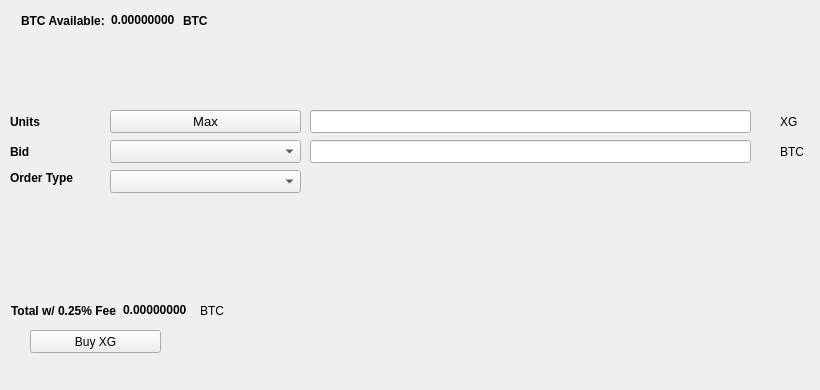
   <widget class="QWidget" name="BuyTab">
    <attribute name="title">
     <string>Buy</string>
    </attribute>
    <widget class="QPushButton" name="BuyXG">
     <property name="geometry">
      <rect>
       <x>30</x>
       <y>330</y>
       <width>131</width>
       <height>23</height>
      </rect>
     </property>
     <property name="text">
      <string>Buy XG</string>
     </property>
     <property name="icon">
      <iconset resource="../Giga.qrc">
       <normaloff>:/icons/bitcoin</normaloff>:/icons/bitcoin</iconset>
     </property>
    </widget>
    <widget class="QLabel" name="label_3">
     <property name="geometry">
      <rect>
       <x>10</x>
       <y>110</y>
       <width>46</width>
       <height>23</height>
      </rect>
     </property>
     <property name="font">
      <font>
       <weight>75</weight>
       <bold>true</bold>
      </font>
     </property>
     <property name="text">
      <string>Units</string>
     </property>
    </widget>
    <widget class="QLineEdit" name="UnitsInput">
     <property name="geometry">
      <rect>
       <x>310</x>
       <y>110</y>
       <width>441</width>
       <height>23</height>
      </rect>
     </property>
     <property name="font">
      <font>
       <pointsize>9</pointsize>
       <weight>75</weight>
       <bold>true</bold>
      </font>
     </property>
    </widget>
    <widget class="QLineEdit" name="BuyBidPriceEdit">
     <property name="geometry">
      <rect>
       <x>310</x>
       <y>140</y>
       <width>441</width>
       <height>23</height>
      </rect>
     </property>
     <property name="font">
      <font>
       <pointsize>9</pointsize>
       <weight>75</weight>
       <bold>true</bold>
      </font>
     </property>
    </widget>
    <widget class="QLabel" name="label_4">
     <property name="geometry">
      <rect>
       <x>780</x>
       <y>110</y>
       <width>31</width>
       <height>23</height>
      </rect>
     </property>
     <property name="text">
      <string>XG</string>
     </property>
    </widget>
    <widget class="QLabel" name="label_5">
     <property name="geometry">
      <rect>
       <x>780</x>
       <y>140</y>
       <width>31</width>
       <height>23</height>
      </rect>
     </property>
     <property name="text">
      <string>BTC</string>
     </property>
    </widget>
    <widget class="QLabel" name="label_6">
     <property name="geometry">
      <rect>
       <x>10</x>
       <y>140</y>
       <width>46</width>
       <height>23</height>
      </rect>
     </property>
     <property name="font">
      <font>
       <weight>75</weight>
       <bold>true</bold>
      </font>
     </property>
     <property name="text">
      <string>Bid</string>
     </property>
    </widget>
    <widget class="QLabel" name="label_7">
     <property name="geometry">
      <rect>
       <x>10</x>
       <y>170</y>
       <width>91</width>
       <height>16</height>
      </rect>
     </property>
     <property name="font">
      <font>
       <weight>75</weight>
       <bold>true</bold>
      </font>
     </property>
     <property name="text">
      <string>Order Type</string>
     </property>
    </widget>
    <widget class="QPushButton" name="Buy_Max_Amount">
     <property name="geometry">
      <rect>
       <x>110</x>
       <y>110</y>
       <width>191</width>
       <height>23</height>
      </rect>
     </property>
     <property name="font">
      <font>
       <pointsize>10</pointsize>
      </font>
     </property>
     <property name="text">
      <string>Max</string>
     </property>
    </widget>
    <widget class="QComboBox" name="BuyBidcomboBox">
     <property name="geometry">
      <rect>
       <x>110</x>
       <y>140</y>
       <width>191</width>
       <height>23</height>
      </rect>
     </property>
     <property name="font">
      <font>
       <pointsize>10</pointsize>
      </font>
     </property>
    </widget>
    <widget class="QComboBox" name="buyOrdertypeCombo">
     <property name="geometry">
      <rect>
       <x>110</x>
       <y>170</y>
       <width>191</width>
       <height>23</height>
      </rect>
     </property>
     <property name="font">
      <font>
       <pointsize>10</pointsize>
      </font>
     </property>
    </widget>
    <widget class="QWidget" name="layoutWidget1">
     <property name="geometry">
      <rect>
       <x>21</x>
       <y>11</y>
       <width>227</width>
       <height>19</height>
      </rect>
     </property>
     <layout class="QHBoxLayout" name="horizontalLayout_3">
      <item>
       <widget class="QLabel" name="label232">
        <property name="font">
         <font>
          <weight>75</weight>
          <bold>true</bold>
         </font>
        </property>
        <property name="text">
         <string>BTC Available:</string>
        </property>
       </widget>
      </item>
      <item>
       <widget class="QLabel" name="BtcAvailableLbl">
        <property name="palette">
         <palette>
          <active>
           <colorrole role="WindowText">
            <brush brushstyle="SolidPattern">
             <color alpha="255">
              <red>0</red>
              <green>0</green>
              <blue>0</blue>
             </color>
            </brush>
           </colorrole>
           <colorrole role="Button">
            <brush brushstyle="SolidPattern">
             <color alpha="255">
              <red>0</red>
              <green>170</green>
              <blue>0</blue>
             </color>
            </brush>
           </colorrole>
           <colorrole role="Light">
            <brush brushstyle="SolidPattern">
             <color alpha="255">
              <red>0</red>
              <green>255</green>
              <blue>0</blue>
             </color>
            </brush>
           </colorrole>
           <colorrole role="Midlight">
            <brush brushstyle="SolidPattern">
             <color alpha="255">
              <red>0</red>
              <green>212</green>
              <blue>0</blue>
             </color>
            </brush>
           </colorrole>
           <colorrole role="Dark">
            <brush brushstyle="SolidPattern">
             <color alpha="255">
              <red>0</red>
              <green>85</green>
              <blue>0</blue>
             </color>
            </brush>
           </colorrole>
           <colorrole role="Mid">
            <brush brushstyle="SolidPattern">
             <color alpha="255">
              <red>0</red>
              <green>113</green>
              <blue>0</blue>
             </color>
            </brush>
           </colorrole>
           <colorrole role="Text">
            <brush brushstyle="SolidPattern">
             <color alpha="255">
              <red>0</red>
              <green>170</green>
              <blue>0</blue>
             </color>
            </brush>
           </colorrole>
           <colorrole role="BrightText">
            <brush brushstyle="SolidPattern">
             <color alpha="255">
              <red>255</red>
              <green>255</green>
              <blue>255</blue>
             </color>
            </brush>
           </colorrole>
           <colorrole role="ButtonText">
            <brush brushstyle="SolidPattern">
             <color alpha="255">
              <red>0</red>
              <green>0</green>
              <blue>0</blue>
             </color>
            </brush>
           </colorrole>
           <colorrole role="Base">
            <brush brushstyle="SolidPattern">
             <color alpha="255">
              <red>255</red>
              <green>255</green>
              <blue>255</blue>
             </color>
            </brush>
           </colorrole>
           <colorrole role="Window">
            <brush brushstyle="SolidPattern">
             <color alpha="255">
              <red>0</red>
              <green>170</green>
              <blue>0</blue>
             </color>
            </brush>
           </colorrole>
           <colorrole role="Shadow">
            <brush brushstyle="SolidPattern">
             <color alpha="255">
              <red>0</red>
              <green>0</green>
              <blue>0</blue>
             </color>
            </brush>
           </colorrole>
           <colorrole role="AlternateBase">
            <brush brushstyle="SolidPattern">
             <color alpha="255">
              <red>127</red>
              <green>212</green>
              <blue>127</blue>
             </color>
            </brush>
           </colorrole>
           <colorrole role="ToolTipBase">
            <brush brushstyle="SolidPattern">
             <color alpha="255">
              <red>255</red>
              <green>255</green>
              <blue>220</blue>
             </color>
            </brush>
           </colorrole>
           <colorrole role="ToolTipText">
            <brush brushstyle="SolidPattern">
             <color alpha="255">
              <red>0</red>
              <green>0</green>
              <blue>0</blue>
             </color>
            </brush>
           </colorrole>
          </active>
          <inactive>
           <colorrole role="WindowText">
            <brush brushstyle="SolidPattern">
             <color alpha="255">
              <red>0</red>
              <green>0</green>
              <blue>0</blue>
             </color>
            </brush>
           </colorrole>
           <colorrole role="Button">
            <brush brushstyle="SolidPattern">
             <color alpha="255">
              <red>0</red>
              <green>170</green>
              <blue>0</blue>
             </color>
            </brush>
           </colorrole>
           <colorrole role="Light">
            <brush brushstyle="SolidPattern">
             <color alpha="255">
              <red>0</red>
              <green>255</green>
              <blue>0</blue>
             </color>
            </brush>
           </colorrole>
           <colorrole role="Midlight">
            <brush brushstyle="SolidPattern">
             <color alpha="255">
              <red>0</red>
              <green>212</green>
              <blue>0</blue>
             </color>
            </brush>
           </colorrole>
           <colorrole role="Dark">
            <brush brushstyle="SolidPattern">
             <color alpha="255">
              <red>0</red>
              <green>85</green>
              <blue>0</blue>
             </color>
            </brush>
           </colorrole>
           <colorrole role="Mid">
            <brush brushstyle="SolidPattern">
             <color alpha="255">
              <red>0</red>
              <green>113</green>
              <blue>0</blue>
             </color>
            </brush>
           </colorrole>
           <colorrole role="Text">
            <brush brushstyle="SolidPattern">
             <color alpha="255">
              <red>0</red>
              <green>170</green>
              <blue>0</blue>
             </color>
            </brush>
           </colorrole>
           <colorrole role="BrightText">
            <brush brushstyle="SolidPattern">
             <color alpha="255">
              <red>255</red>
              <green>255</green>
              <blue>255</blue>
             </color>
            </brush>
           </colorrole>
           <colorrole role="ButtonText">
            <brush brushstyle="SolidPattern">
             <color alpha="255">
              <red>0</red>
              <green>0</green>
              <blue>0</blue>
             </color>
            </brush>
           </colorrole>
           <colorrole role="Base">
            <brush brushstyle="SolidPattern">
             <color alpha="255">
              <red>255</red>
              <green>255</green>
              <blue>255</blue>
             </color>
            </brush>
           </colorrole>
           <colorrole role="Window">
            <brush brushstyle="SolidPattern">
             <color alpha="255">
              <red>0</red>
              <green>170</green>
              <blue>0</blue>
             </color>
            </brush>
           </colorrole>
           <colorrole role="Shadow">
            <brush brushstyle="SolidPattern">
             <color alpha="255">
              <red>0</red>
              <green>0</green>
              <blue>0</blue>
             </color>
            </brush>
           </colorrole>
           <colorrole role="AlternateBase">
            <brush brushstyle="SolidPattern">
             <color alpha="255">
              <red>127</red>
              <green>212</green>
              <blue>127</blue>
             </color>
            </brush>
           </colorrole>
           <colorrole role="ToolTipBase">
            <brush brushstyle="SolidPattern">
             <color alpha="255">
              <red>255</red>
              <green>255</green>
              <blue>220</blue>
             </color>
            </brush>
           </colorrole>
           <colorrole role="ToolTipText">
            <brush brushstyle="SolidPattern">
             <color alpha="255">
              <red>0</red>
              <green>0</green>
              <blue>0</blue>
             </color>
            </brush>
           </colorrole>
          </inactive>
          <disabled>
           <colorrole role="WindowText">
            <brush brushstyle="SolidPattern">
             <color alpha="255">
              <red>0</red>
              <green>85</green>
              <blue>0</blue>
             </color>
            </brush>
           </colorrole>
           <colorrole role="Button">
            <brush brushstyle="SolidPattern">
             <color alpha="255">
              <red>0</red>
              <green>170</green>
              <blue>0</blue>
             </color>
            </brush>
           </colorrole>
           <colorrole role="Light">
            <brush brushstyle="SolidPattern">
             <color alpha="255">
              <red>0</red>
              <green>255</green>
              <blue>0</blue>
             </color>
            </brush>
           </colorrole>
           <colorrole role="Midlight">
            <brush brushstyle="SolidPattern">
             <color alpha="255">
              <red>0</red>
              <green>212</green>
              <blue>0</blue>
             </color>
            </brush>
           </colorrole>
           <colorrole role="Dark">
            <brush brushstyle="SolidPattern">
             <color alpha="255">
              <red>0</red>
              <green>85</green>
              <blue>0</blue>
             </color>
            </brush>
           </colorrole>
           <colorrole role="Mid">
            <brush brushstyle="SolidPattern">
             <color alpha="255">
              <red>0</red>
              <green>113</green>
              <blue>0</blue>
             </color>
            </brush>
           </colorrole>
           <colorrole role="Text">
            <brush brushstyle="SolidPattern">
             <color alpha="255">
              <red>0</red>
              <green>85</green>
              <blue>0</blue>
             </color>
            </brush>
           </colorrole>
           <colorrole role="BrightText">
            <brush brushstyle="SolidPattern">
             <color alpha="255">
              <red>255</red>
              <green>255</green>
              <blue>255</blue>
             </color>
            </brush>
           </colorrole>
           <colorrole role="ButtonText">
            <brush brushstyle="SolidPattern">
             <color alpha="255">
              <red>0</red>
              <green>85</green>
              <blue>0</blue>
             </color>
            </brush>
           </colorrole>
           <colorrole role="Base">
            <brush brushstyle="SolidPattern">
             <color alpha="255">
              <red>0</red>
              <green>170</green>
              <blue>0</blue>
             </color>
            </brush>
           </colorrole>
           <colorrole role="Window">
            <brush brushstyle="SolidPattern">
             <color alpha="255">
              <red>0</red>
              <green>170</green>
              <blue>0</blue>
             </color>
            </brush>
           </colorrole>
           <colorrole role="Shadow">
            <brush brushstyle="SolidPattern">
             <color alpha="255">
              <red>0</red>
              <green>0</green>
              <blue>0</blue>
             </color>
            </brush>
           </colorrole>
           <colorrole role="AlternateBase">
            <brush brushstyle="SolidPattern">
             <color alpha="255">
              <red>0</red>
              <green>170</green>
              <blue>0</blue>
             </color>
            </brush>
           </colorrole>
           <colorrole role="ToolTipBase">
            <brush brushstyle="SolidPattern">
             <color alpha="255">
              <red>255</red>
              <green>255</green>
              <blue>220</blue>
             </color>
            </brush>
           </colorrole>
           <colorrole role="ToolTipText">
            <brush brushstyle="SolidPattern">
             <color alpha="255">
              <red>0</red>
              <green>0</green>
              <blue>0</blue>
             </color>
            </brush>
           </colorrole>
          </disabled>
         </palette>
        </property>
        <property name="font">
         <font>
          <weight>75</weight>
          <bold>true</bold>
         </font>
        </property>
        <property name="text">
         <string>0.00000000</string>
        </property>
        <property name="textInteractionFlags">
         <set>Qt::LinksAccessibleByMouse|Qt::TextSelectableByKeyboard|Qt::TextSelectableByMouse</set>
        </property>
       </widget>
      </item>
      <item>
       <widget class="QLabel" name="BtcAvailableLbl_2">
        <property name="font">
         <font>
          <weight>75</weight>
          <bold>true</bold>
         </font>
        </property>
        <property name="text">
         <string>BTC</string>
        </property>
       </widget>
      </item>
     </layout>
    </widget>
    <widget class="QWidget" name="layoutWidge2">
     <property name="geometry">
      <rect>
       <x>11</x>
       <y>301</y>
       <width>259</width>
       <height>19</height>
      </rect>
     </property>
     <layout class="QHBoxLayout" name="horizontalLayout_4">
      <item>
       <widget class="QLabel" name="label_9">
        <property name="font">
         <font>
          <weight>75</weight>
          <bold>true</bold>
         </font>
        </property>
        <property name="text">
         <string>Total w/ 0.25% Fee</string>
        </property>
       </widget>
      </item>
      <item>
       <widget class="QLabel" name="BuyCostLabel">
        <property name="palette">
         <palette>
          <active>
           <colorrole role="WindowText">
            <brush brushstyle="SolidPattern">
             <color alpha="255">
              <red>0</red>
              <green>0</green>
              <blue>0</blue>
             </color>
            </brush>
           </colorrole>
           <colorrole role="Button">
            <brush brushstyle="SolidPattern">
             <color alpha="255">
              <red>0</red>
              <green>170</green>
              <blue>0</blue>
             </color>
            </brush>
           </colorrole>
           <colorrole role="Light">
            <brush brushstyle="SolidPattern">
             <color alpha="255">
              <red>0</red>
              <green>255</green>
              <blue>0</blue>
             </color>
            </brush>
           </colorrole>
           <colorrole role="Midlight">
            <brush brushstyle="SolidPattern">
             <color alpha="255">
              <red>0</red>
              <green>212</green>
              <blue>0</blue>
             </color>
            </brush>
           </colorrole>
           <colorrole role="Dark">
            <brush brushstyle="SolidPattern">
             <color alpha="255">
              <red>0</red>
              <green>85</green>
              <blue>0</blue>
             </color>
            </brush>
           </colorrole>
           <colorrole role="Mid">
            <brush brushstyle="SolidPattern">
             <color alpha="255">
              <red>0</red>
              <green>113</green>
              <blue>0</blue>
             </color>
            </brush>
           </colorrole>
           <colorrole role="Text">
            <brush brushstyle="SolidPattern">
             <color alpha="255">
              <red>0</red>
              <green>170</green>
              <blue>0</blue>
             </color>
            </brush>
           </colorrole>
           <colorrole role="BrightText">
            <brush brushstyle="SolidPattern">
             <color alpha="255">
              <red>255</red>
              <green>255</green>
              <blue>255</blue>
             </color>
            </brush>
           </colorrole>
           <colorrole role="ButtonText">
            <brush brushstyle="SolidPattern">
             <color alpha="255">
              <red>0</red>
              <green>0</green>
              <blue>0</blue>
             </color>
            </brush>
           </colorrole>
           <colorrole role="Base">
            <brush brushstyle="SolidPattern">
             <color alpha="255">
              <red>255</red>
              <green>255</green>
              <blue>255</blue>
             </color>
            </brush>
           </colorrole>
           <colorrole role="Window">
            <brush brushstyle="SolidPattern">
             <color alpha="255">
              <red>0</red>
              <green>170</green>
              <blue>0</blue>
             </color>
            </brush>
           </colorrole>
           <colorrole role="Shadow">
            <brush brushstyle="SolidPattern">
             <color alpha="255">
              <red>0</red>
              <green>0</green>
              <blue>0</blue>
             </color>
            </brush>
           </colorrole>
           <colorrole role="AlternateBase">
            <brush brushstyle="SolidPattern">
             <color alpha="255">
              <red>127</red>
              <green>212</green>
              <blue>127</blue>
             </color>
            </brush>
           </colorrole>
           <colorrole role="ToolTipBase">
            <brush brushstyle="SolidPattern">
             <color alpha="255">
              <red>255</red>
              <green>255</green>
              <blue>220</blue>
             </color>
            </brush>
           </colorrole>
           <colorrole role="ToolTipText">
            <brush brushstyle="SolidPattern">
             <color alpha="255">
              <red>0</red>
              <green>0</green>
              <blue>0</blue>
             </color>
            </brush>
           </colorrole>
          </active>
          <inactive>
           <colorrole role="WindowText">
            <brush brushstyle="SolidPattern">
             <color alpha="255">
              <red>0</red>
              <green>0</green>
              <blue>0</blue>
             </color>
            </brush>
           </colorrole>
           <colorrole role="Button">
            <brush brushstyle="SolidPattern">
             <color alpha="255">
              <red>0</red>
              <green>170</green>
              <blue>0</blue>
             </color>
            </brush>
           </colorrole>
           <colorrole role="Light">
            <brush brushstyle="SolidPattern">
             <color alpha="255">
              <red>0</red>
              <green>255</green>
              <blue>0</blue>
             </color>
            </brush>
           </colorrole>
           <colorrole role="Midlight">
            <brush brushstyle="SolidPattern">
             <color alpha="255">
              <red>0</red>
              <green>212</green>
              <blue>0</blue>
             </color>
            </brush>
           </colorrole>
           <colorrole role="Dark">
            <brush brushstyle="SolidPattern">
             <color alpha="255">
              <red>0</red>
              <green>85</green>
              <blue>0</blue>
             </color>
            </brush>
           </colorrole>
           <colorrole role="Mid">
            <brush brushstyle="SolidPattern">
             <color alpha="255">
              <red>0</red>
              <green>113</green>
              <blue>0</blue>
             </color>
            </brush>
           </colorrole>
           <colorrole role="Text">
            <brush brushstyle="SolidPattern">
             <color alpha="255">
              <red>0</red>
              <green>170</green>
              <blue>0</blue>
             </color>
            </brush>
           </colorrole>
           <colorrole role="BrightText">
            <brush brushstyle="SolidPattern">
             <color alpha="255">
              <red>255</red>
              <green>255</green>
              <blue>255</blue>
             </color>
            </brush>
           </colorrole>
           <colorrole role="ButtonText">
            <brush brushstyle="SolidPattern">
             <color alpha="255">
              <red>0</red>
              <green>0</green>
              <blue>0</blue>
             </color>
            </brush>
           </colorrole>
           <colorrole role="Base">
            <brush brushstyle="SolidPattern">
             <color alpha="255">
              <red>255</red>
              <green>255</green>
              <blue>255</blue>
             </color>
            </brush>
           </colorrole>
           <colorrole role="Window">
            <brush brushstyle="SolidPattern">
             <color alpha="255">
              <red>0</red>
              <green>170</green>
              <blue>0</blue>
             </color>
            </brush>
           </colorrole>
           <colorrole role="Shadow">
            <brush brushstyle="SolidPattern">
             <color alpha="255">
              <red>0</red>
              <green>0</green>
              <blue>0</blue>
             </color>
            </brush>
           </colorrole>
           <colorrole role="AlternateBase">
            <brush brushstyle="SolidPattern">
             <color alpha="255">
              <red>127</red>
              <green>212</green>
              <blue>127</blue>
             </color>
            </brush>
           </colorrole>
           <colorrole role="ToolTipBase">
            <brush brushstyle="SolidPattern">
             <color alpha="255">
              <red>255</red>
              <green>255</green>
              <blue>220</blue>
             </color>
            </brush>
           </colorrole>
           <colorrole role="ToolTipText">
            <brush brushstyle="SolidPattern">
             <color alpha="255">
              <red>0</red>
              <green>0</green>
              <blue>0</blue>
             </color>
            </brush>
           </colorrole>
          </inactive>
          <disabled>
           <colorrole role="WindowText">
            <brush brushstyle="SolidPattern">
             <color alpha="255">
              <red>0</red>
              <green>85</green>
              <blue>0</blue>
             </color>
            </brush>
           </colorrole>
           <colorrole role="Button">
            <brush brushstyle="SolidPattern">
             <color alpha="255">
              <red>0</red>
              <green>170</green>
              <blue>0</blue>
             </color>
            </brush>
           </colorrole>
           <colorrole role="Light">
            <brush brushstyle="SolidPattern">
             <color alpha="255">
              <red>0</red>
              <green>255</green>
              <blue>0</blue>
             </color>
            </brush>
           </colorrole>
           <colorrole role="Midlight">
            <brush brushstyle="SolidPattern">
             <color alpha="255">
              <red>0</red>
              <green>212</green>
              <blue>0</blue>
             </color>
            </brush>
           </colorrole>
           <colorrole role="Dark">
            <brush brushstyle="SolidPattern">
             <color alpha="255">
              <red>0</red>
              <green>85</green>
              <blue>0</blue>
             </color>
            </brush>
           </colorrole>
           <colorrole role="Mid">
            <brush brushstyle="SolidPattern">
             <color alpha="255">
              <red>0</red>
              <green>113</green>
              <blue>0</blue>
             </color>
            </brush>
           </colorrole>
           <colorrole role="Text">
            <brush brushstyle="SolidPattern">
             <color alpha="255">
              <red>0</red>
              <green>85</green>
              <blue>0</blue>
             </color>
            </brush>
           </colorrole>
           <colorrole role="BrightText">
            <brush brushstyle="SolidPattern">
             <color alpha="255">
              <red>255</red>
              <green>255</green>
              <blue>255</blue>
             </color>
            </brush>
           </colorrole>
           <colorrole role="ButtonText">
            <brush brushstyle="SolidPattern">
             <color alpha="255">
              <red>0</red>
              <green>85</green>
              <blue>0</blue>
             </color>
            </brush>
           </colorrole>
           <colorrole role="Base">
            <brush brushstyle="SolidPattern">
             <color alpha="255">
              <red>0</red>
              <green>170</green>
              <blue>0</blue>
             </color>
            </brush>
           </colorrole>
           <colorrole role="Window">
            <brush brushstyle="SolidPattern">
             <color alpha="255">
              <red>0</red>
              <green>170</green>
              <blue>0</blue>
             </color>
            </brush>
           </colorrole>
           <colorrole role="Shadow">
            <brush brushstyle="SolidPattern">
             <color alpha="255">
              <red>0</red>
              <green>0</green>
              <blue>0</blue>
             </color>
            </brush>
           </colorrole>
           <colorrole role="AlternateBase">
            <brush brushstyle="SolidPattern">
             <color alpha="255">
              <red>0</red>
              <green>170</green>
              <blue>0</blue>
             </color>
            </brush>
           </colorrole>
           <colorrole role="ToolTipBase">
            <brush brushstyle="SolidPattern">
             <color alpha="255">
              <red>255</red>
              <green>255</green>
              <blue>220</blue>
             </color>
            </brush>
           </colorrole>
           <colorrole role="ToolTipText">
            <brush brushstyle="SolidPattern">
             <color alpha="255">
              <red>0</red>
              <green>0</green>
              <blue>0</blue>
             </color>
            </brush>
           </colorrole>
          </disabled>
         </palette>
        </property>
        <property name="font">
         <font>
          <weight>75</weight>
          <bold>true</bold>
         </font>
        </property>
        <property name="autoFillBackground">
         <bool>false</bool>
        </property>
        <property name="text">
         <string>0.00000000</string>
        </property>
        <property name="textInteractionFlags">
         <set>Qt::LinksAccessibleByMouse|Qt::TextSelectableByMouse</set>
        </property>
       </widget>
      </item>
      <item>
       <widget class="QLabel" name="label_10">
        <property name="font">
         <font>
          <weight>50</weight>
          <bold>false</bold>
         </font>
        </property>
        <property name="text">
         <string>BTC</string>
        </property>
       </widget>
      </item>
     </layout>
    </widget>
    <widget class="QLabel" name="label_24">
     <property name="geometry">
      <rect>
       <x>460</x>
       <y>300</y>
       <width>281</width>
       <height>81</height>
      </rect>
     </property>
     <property name="text">
      <string/>
     </property>
     <property name="pixmap">
      <pixmap>:/images/bittrex</pixmap>
     </property>
    </widget>
   </widget>
